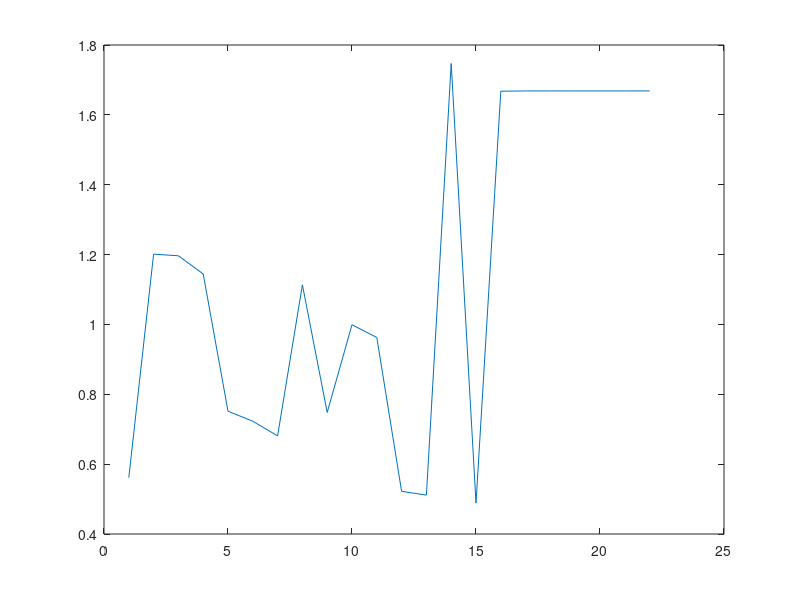

This chart was generated by the following MATLAB code:
close all;
clear all;

%% run K-Means
%{
% Read in the synthetic dataset
load('30-dim-syntheticData.mat');

mat_dis2medoid_all = [];
mat_dis2strongestHub_all = [];
mat_avgIntraDis_all = [];
mat_count_iter = [];

for m = 1:10
    X_trans = Xs(:, :, m);
    %gm = gms(1);
    
    X = X_trans';
    
    L = [];
    L1 = 0;
    k = 10;
    count_iter = 0;
    max_iter = 50;
    
    mat_dis2medoid = zeros(10, max_iter);
    mat_dis2strongestHub = zeros(10, max_iter);
    mat_avgIntraDis = zeros(10, max_iter);
    
    while length(unique(L)) ~= k
        
        % The k-means++ initialization.
        C = X(:, 1 + round(rand * (size(X, 2) - 1)));
        L = ones(1, size(X, 2));
        for i = 2:k
            % deduct each data point with the cluster C
            D = X-C(:,L);
            D = cumsum(sqrt(dot(D,D,1)));
            if D(end) == 0, C(:,i:k) = X(:,ones(1,k-i+1)); return; end
            C(:,i) = X(:,find(rand < D/D(end),1));
            [~,L] = max(bsxfun(@minus,2*real(C'*X),dot(C,C,1).'));
        end
        t = 0;
        % The k-means algorithm.
        
        while any(L ~= L1) % start another iteration when the labels get updated
            L1 = L;
            % compute the new kernels C
            for i = 1:k, l = L==i; C(:,i) = sum(X(:,l),2)/sum(l); end
            % update the lable L of each instance in X
            [~,L] = max(bsxfun(@minus,2*real(C'*X),dot(C,C,1).'),[],1);
            
            % traverse each cluster and compute the distance to the medoid and
            % strongest hub
            for i = 1:k
                % find point in X belongs to this cluster k
                cluster = X(:, L == i)';
                centroid = C(:, i)';
                
                if size(cluster, 1) > 0
                    
                    % compute the average intraclass distance
                    dis_to_centroid = pdist2(cluster, centroid);
                    avg_intra_class_dis = sum(dis_to_centroid) / size(cluster, 1);
                    
                    % find the medoid and its distance to the centroid
                    dis_to_medoid = min(dis_to_centroid);
                    
                    % find the strongest hub and its distance to the centroid
                    id_nns = knnsearch(cluster, cluster, 'K', 10);
                    
                    id_potential_hubs = unique(id_nns);
                    occurrences = [id_potential_hubs, histc(id_nns(:), id_potential_hubs)];
                    
                    [~, I] = max(occurrences(:, 2));
                    id_strongest_hub = occurrences(I, 1);
                    
                    dis_strongest_hub = dis_to_centroid(id_strongest_hub);
                    
                    mat_dis2medoid(i, count_iter + 1) = dis_to_medoid;
                    mat_dis2strongestHub(i, count_iter + 1) = dis_strongest_hub;
                    mat_avgIntraDis(i, count_iter + 1) = avg_intra_class_dis;
                else
                    mat_dis2medoid(i, count_iter + 1) = 0.0;
                    mat_dis2strongestHub(i, count_iter + 1) = 0.0;
                    mat_avgIntraDis(i, count_iter + 1) = 0.0;
                end
                
            end
            
            count_iter = count_iter + 1;
            if count_iter >= max_iter
                break;
            end
        end
    end
    
    mat_dis2medoid_all = cat(3, mat_dis2medoid_all, mat_dis2medoid);
    mat_dis2strongestHub_all = cat(3, mat_dis2strongestHub_all, mat_dis2strongestHub);
    mat_avgIntraDis_all = cat(3, mat_avgIntraDis_all, mat_avgIntraDis);
    mat_count_iter = [mat_count_iter, count_iter];
end

save('30-dim-syntheticData-medoid-hub-dis.mat', 'mat_dis2medoid_all', ...
    'mat_dis2strongestHub_all', 'mat_avgIntraDis_all', 'mat_count_iter');
%}
%%
load('2-dim-syntheticData-medoid-hub-dis.mat');

run_index = 1; % each model has 10 runs
count_iter = mat_count_iter(run_index);
mat_avgIntraDis = mat_avgIntraDis_all(:, : , run_index);
mat_dis2medoid = mat_dis2medoid_all(:, :, run_index);
mat_dis2strongestHub = mat_dis2strongestHub_all(:, :, run_index);

[min_dis2medoid, min_index] = min(mat_dis2medoid(:, 1:count_iter));
[max_dis2medoid, max_index] = max(mat_dis2medoid(:, 1:count_iter));
%[min_dis2strongestHub

% scale dis by intracluster distance
min_dis2medoid_overIntraDis = zeros(1, count_iter);
min_dis2strongestHub_overIntraDis = zeros(1, count_iter); 
max_dis2medoid_overIntraDis = zeros(1, count_iter);
max_dis2strongestHub_overIntraDis = zeros(1, count_iter);

for i = 1:count_iter
    min_avgIntraDis = mat_avgIntraDis(min_index(i), i);
    max_avgIntraDis = mat_avgIntraDis(max_index(i), i);
    
    min_dis2strongestHub = mat_dis2strongestHub(min_index(i), i);
    max_dis2strongestHub = mat_dis2strongestHub(max_index(i), i);
    
    min_dis2medoid_overIntraDis(i) = min_dis2medoid(i) / min_avgIntraDis;
    min_dis2strongestHub_overIntraDis(i) = min_dis2strongestHub / min_avgIntraDis;
    max_dis2medoid_overIntraDis(i) = max_dis2medoid(i) / max_avgIntraDis;
    max_dis2strongestHub_overIntraDis(i) = max_dis2strongestHub / max_avgIntraDis;
end

figure
%plot(min_dis2medoid_overIntraDis)
plot(min_dis2strongestHub_overIntraDis)
































